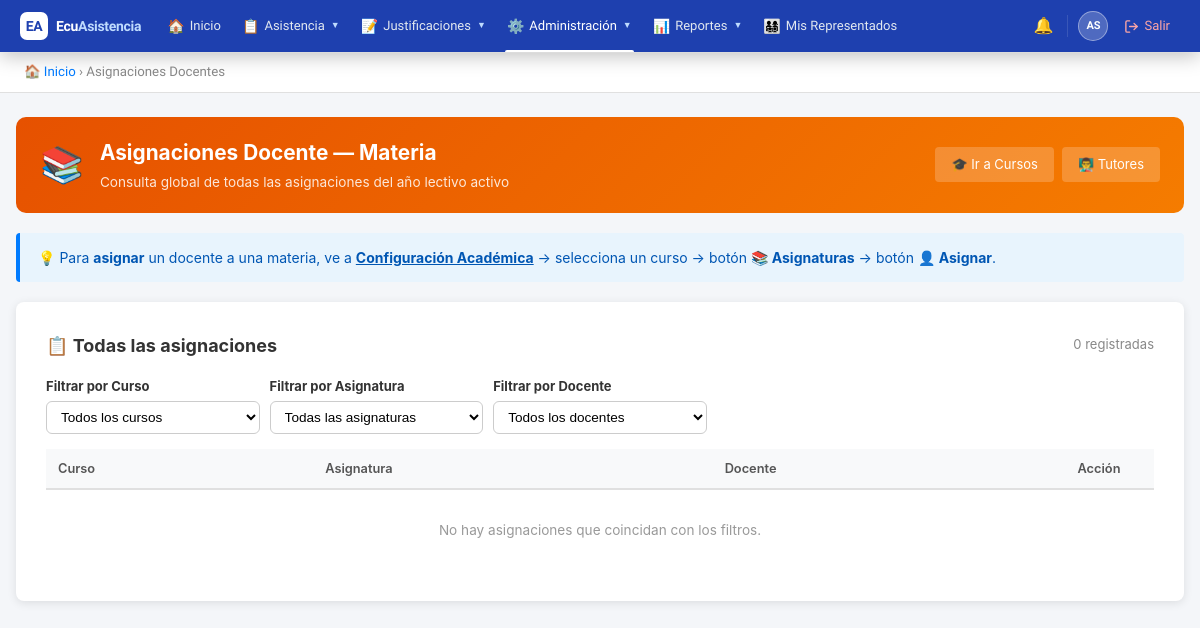
Page /FilesImport/ArchImp/public/index.php?action=assignments (signed in) on the earlier database version.
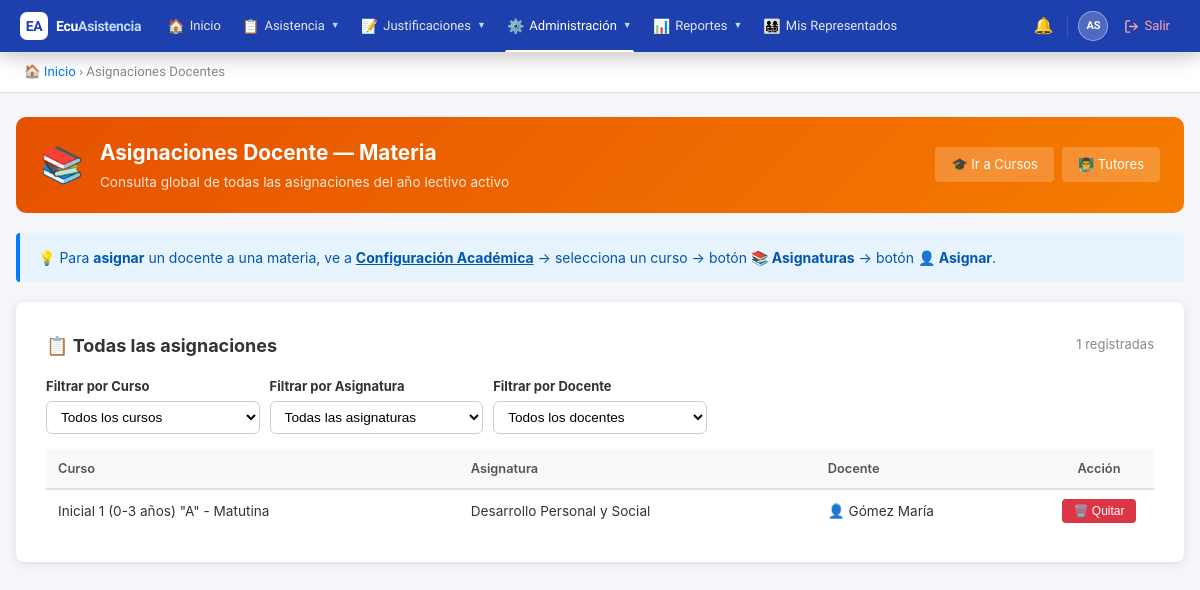
Same page on the later database version.
### tables this page shows
CREATE TABLE `teacher_assignments` (
  `id` int(11) NOT NULL AUTO_INCREMENT,
  `teacher_id` int(11) NOT NULL,
  `course_id` int(11) NOT NULL,
  `subject_id` int(11) NOT NULL,
  `school_year_id` int(11) NOT NULL,
  `is_tutor` tinyint(1) DEFAULT 0,
  `created_at` timestamp NOT NULL DEFAULT current_timestamp(),
  PRIMARY KEY (`id`),
  KEY `teacher_id` (`teacher_id`),
  KEY `course_id` (`course_id`),
  KEY `subject_id` (`subject_id`),
  KEY `school_year_id` (`school_year_id`),
  CONSTRAINT `teacher_assignments_ibfk_1` FOREIGN KEY (`teacher_id`) REFERENCES `users` (`id`),
  CONSTRAINT `teacher_assignments_ibfk_2` FOREIGN KEY (`course_id`) REFERENCES `courses` (`id`),
  CONSTRAINT `teacher_assignments_ibfk_3` FOREIGN KEY (`subject_id`) REFERENCES `subjects` (`id`),
  CONSTRAINT `teacher_assignments_ibfk_4` FOREIGN KEY (`school_year_id`) REFERENCES `school_years` (`id`)
);

CREATE TABLE `courses` (
  `id` int(11) NOT NULL AUTO_INCREMENT,
  `institution_id` int(11) NOT NULL,
  `school_year_id` int(11) NOT NULL,
  `name` varchar(100) NOT NULL,
  `grade_level` varchar(50) DEFAULT NULL,
  `parallel` varchar(10) DEFAULT NULL,
  `shift_id` int(11) NOT NULL,
  `created_at` timestamp NOT NULL DEFAULT current_timestamp(),
  `updated_at` timestamp NOT NULL DEFAULT current_timestamp() ON UPDATE current_timestamp(),
  PRIMARY KEY (`id`),
  KEY `institution_id` (`institution_id`),
  KEY `school_year_id` (`school_year_id`),
  KEY `shift_id` (`shift_id`),
  CONSTRAINT `courses_ibfk_1` FOREIGN KEY (`institution_id`) REFERENCES `institutions` (`id`),
  CONSTRAINT `courses_ibfk_2` FOREIGN KEY (`school_year_id`) REFERENCES `school_years` (`id`),
  CONSTRAINT `courses_ibfk_3` FOREIGN KEY (`shift_id`) REFERENCES `shifts` (`id`)
);

CREATE TABLE `subjects` (
  `id` int(11) NOT NULL AUTO_INCREMENT,
  `institution_id` int(11) NOT NULL,
  `name` varchar(100) NOT NULL,
  `code` varchar(20) DEFAULT NULL,
  `created_at` timestamp NOT NULL DEFAULT current_timestamp(),
  `updated_at` timestamp NOT NULL DEFAULT current_timestamp() ON UPDATE current_timestamp(),
  PRIMARY KEY (`id`),
  KEY `institution_id` (`institution_id`),
  CONSTRAINT `subjects_ibfk_1` FOREIGN KEY (`institution_id`) REFERENCES `institutions` (`id`)
);

### FilesImport/ArchImp/controllers/AssignmentController.php (called while the page is built, shortened)
<?php
require_once BASE_PATH . '/models/TeacherAssignment.php';
class AssignmentController {
    private $assignmentModel;
    public function __construct() {
        $db = new Database();
        $this->assignmentModel = new TeacherAssignment($db);
    }
    public function index() {
        $assignments = $this->assignmentModel->getAll();
        include BASE_PATH . '/views/assignments/index.php';
    }
}

### FilesImport/ArchImp/config/database.php (called while the page is built)
<?php
class Database {
    private $host = 'localhost';
    private $db = 'ecuasistencia2026_db';
    private $user = 'root';
    private $pass = '';
    private $charset = 'utf8mb4';
    private $pdo;
    public function connect() {
        if ($this->pdo === null) {
            $dsn = "mysql:host={$this->host};dbname={$this->db};charset={$this->charset}";
            $options = [
                PDO::ATTR_ERRMODE => PDO::ERRMODE_EXCEPTION,
                PDO::ATTR_DEFAULT_FETCH_MODE => PDO::FETCH_ASSOC,
                PDO::ATTR_EMULATE_PREPARES => false,
            ];
            try {
                $this->pdo = new PDO($dsn, $this->user, $this->pass, $options);
            } catch (PDOException $e) {
                die('Error de conexión: ' . $e->getMessage());
            }
        }
        return $this->pdo;
    }
}

### FilesImport/ArchImp/models/TeacherAssignment.php (called while the page is built, shortened)
<?php
class TeacherAssignment {
    private $db;
    public function __construct($database) {
        $this->db = $database->connect();
    }
    public function getAll() {
        $sql = "SELECT ta.*,
                CONCAT(u.last_name, ' ', u.first_name) as teacher_name,
                c.name as course_name,
                s.name as subject_name,
                sy.name as year_name
                FROM teacher_assignments ta
                INNER JOIN users u ON ta.teacher_id = u.id
                INNER JOIN courses c ON ta.course_id = c.id
                INNER JOIN subjects s ON ta.subject_id = s.id
                INNER JOIN school_years sy ON ta.school_year_id = sy.id
                ORDER BY c.name, s.name";
        $stmt = $this->db->query($sql);
        return $stmt->fetchAll();
    }
}

### FilesImport/ArchImp/views/assignments/index.php (the view, shortened to what the changed rows need)
<!DOCTYPE html>
<html lang="es">
<head>
</head>
<body>
<?php include BASE_PATH . '/views/partials/navbar.php'; ?>
<div class="breadcrumb">
    <a href="?action=dashboard">🏠 Inicio</a> &rsaquo; Asignaciones Docentes
</div>
<div class="container">
    <div class="page-header" style="background:linear-gradient(135deg,#e65100,#f57c00);">
        <div class="ph-icon">📚</div>
        <div>
            <h1>Asignaciones Docente — Materia</h1>
            <p>Consulta global de todas las asignaciones del año lectivo activo</p>
        </div>
        <div class="ph-actions">
            <a href="?action=academic" style="padding:8px 16px;background:rgba(255,255,255,0.2);color:white;text-decoration:none;border-radius:4px;font-size:13px;">
                🎓 Ir a Cursos
            </a>
            <a href="?action=tutor_management" style="padding:8px 16px;background:rgba(255,255,255,0.2);color:white;text-decoration:none;border-radius:4px;font-size:13px;">
                👨‍🏫 Tutores
            </a>
        </div>
    </div>
    <div class="info-banner">
        💡 Para <strong>asignar</strong> un docente a una materia, ve a
        <a href="?action=academic" style="color:#0056b3;font-weight:bold;">Configuración Académica</a>
        → selecciona un curso → botón <strong>📚 Asignaturas</strong> → botón <strong>👤 Asignar</strong>.
    </div>
    <div class="card">
        <div style="display:flex;justify-content:space-between;align-items:center;margin-bottom:18px;">
            <h2 style="color:#333;font-size:18px;">📋 Todas las asignaciones</h2>
            <span style="font-size:13px;color:#888;"><?= count($assignments) ?> registradas</span>
        </div>
        <form method="GET" action="">
            <div class="filter-grid">
                <div>
                    <label>Filtrar por Curso</label>
                    <select name="filter_course" onchange="this.form.submit()">
                        <option value="">Todos los cursos</option>
                    </select>
                </div>
                <div>
                    <label>Filtrar por Asignatura</label>
                    <select name="filter_subject" onchange="this.form.submit()">
                        <option value="">Todas las asignaturas</option>
                    </select>
                </div>
                <div>
                    <label>Filtrar por Docente</label>
                    <select name="filter_teacher" onchange="this.form.submit()">
                        <option value="">Todos los docentes</option>
                    </select>
                </div>
            </div>
        </form>
        <table>
            <thead>
                <tr>
                    <th>Curso</th>
                    <th>Asignatura</th>
                    <th>Docente</th>
                    <th style="width:110px;text-align:center;">Acción</th>
                </tr>
            </thead>
            <tbody>
                <?php
                $list = $assignments;
                ?>
                <?php if(empty($list)): ?>
                    <tr><td colspan="4" class="empty-msg">No hay asignaciones que coincidan con los filtros.</td></tr>
                <?php else: ?>
                    <?php foreach($list as $a): ?>
                    <tr>
                        <td><?= htmlspecialchars($a['course_name']) ?></td>
                        <td><?= htmlspecialchars($a['subject_name']) ?></td>
                        <td>👤 <?= htmlspecialchars($a['teacher_name']) ?></td>
                        <td style="text-align:center;">
                            <form method="POST" action="?action=remove_assignment" style="display:inline;">
                                <button type="submit" class="btn-danger"
                                    onclick="return confirmDelete(event,'<?= htmlspecialchars(addslashes($a['teacher_name'])) ?>','<?= htmlspecialchars(addslashes($a['course_name'])) ?>','<?= htmlspecialchars(addslashes($a['subject_name'])) ?>')">
                                    🗑️ Quitar
                                </button>
                            </form>
                        </td>
                    </tr>
                    <?php endforeach; ?>
                <?php endif; ?>
            </tbody>
        </table>
    </div>
</div>
</body>
</html>

Differences in the rows shown:
added teacher_assignments: course.name "Inicial 1 (0-3 años) \"A\" - Matutina", subject.name "Desarrollo Personal y Social", teacher_name "Gómez María"
Other differences:
count($assignments): "0" → "1"
text no longer shown: "No hay asignaciones que coincidan con los filtros."
